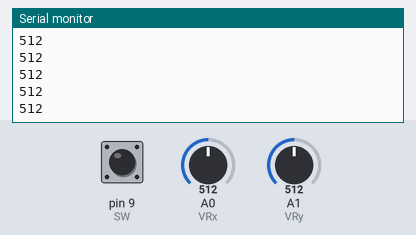
A sketch run on a simulated Arduino Uno, built with avr-gcc and run on an emulated ATmega328P. Shown: the last lines printed to the serial monitor. The inputs (shaded band) are chosen by the test bench; at power-on: A1 (VRy) = 512, pin 9 (SW) HIGH, A0 (VRx) = 512. No radio packets arrive unless stated.

Above: at 1.2 s.
1.3 s: A1 (VRy) set to 716
At 2.2 s:
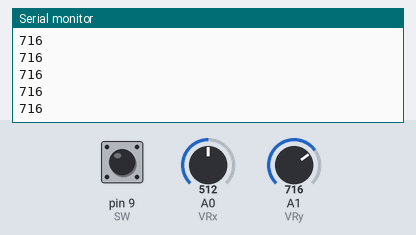
2.8 s: A1 (VRy) set to 900
At 3.3 s:
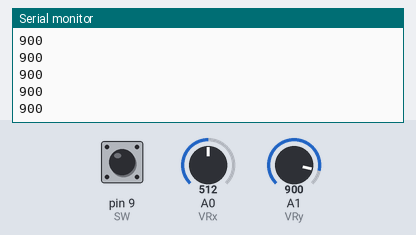
Timing chart, 0 to 5.8 s (numbered marks = the images above; inputs shaded):
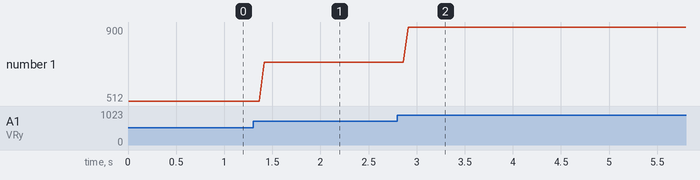

Measured:
- after the input at 1.3 s, the serial monitor: prints a new line after 0.07 s (image 1)
- after the input at 2.8 s, the serial monitor: prints a new line after 0.07 s (image 2)
- plotted number 1: 512 → 716 after the input at 1.3 s, 716 → 900 after the input at 2.8 s

The sketch:

Rover_Transmitter.ino
```cpp
#include <SPI.h>
#include <nRF24L01.h>
#include <RF24.h>
#include <Smoothed.h>

int ledPin = 5;

//Joystick pins
int VRx = A0;
int VRy = A1;
int SW = 9;

//Variables to help map values
int xPosition = 0;
int yPosition = 0;
int SW_State = 0;
int mapX = 0;
int mapY = 0;

Smoothed <int> yPos;

RF24 radio(8, 7); // CE, CSN
const byte address[6] = "00001";

void setup() {
  Serial.begin(9600);
  pinMode(VRx, INPUT);
  pinMode(VRy, INPUT);
  pinMode(SW, INPUT_PULLUP);
  yPos.begin(SMOOTHED_AVERAGE, 10);
  radio.begin();
  radio.stopListening();
  radio.setPALevel(RF24_PA_MIN);
  radio.openWritingPipe(address);
}

void loop() {
 //Reading X and Y positions
  xPosition = analogRead(A0);
  yPosition = analogRead(A1);
  SW_State = digitalRead(SW);

  yPos.add(yPosition);
  int ySmooth = yPos.get();
  Serial.println(ySmooth);

  //int joyVal [3] = {mapX, mapY, SW_State};

  radio.write(&ySmooth, sizeof(ySmooth));

 /* Serial.print(joyVal[0]);
  Serial.print("\t");
  Serial.print(joyVal[1]);
  Serial.print("\t");
  Serial.println(joyVal[2]);*/

 /*Serial.print("X value:");
  Serial.print(xPosition);

  Serial.print(" | Y value:");
  Serial.print(yPosition);

  Serial.print(" | Button:");
  Serial.print(SW_State);

  Serial.println();*/


  //delay(100);

}
```
